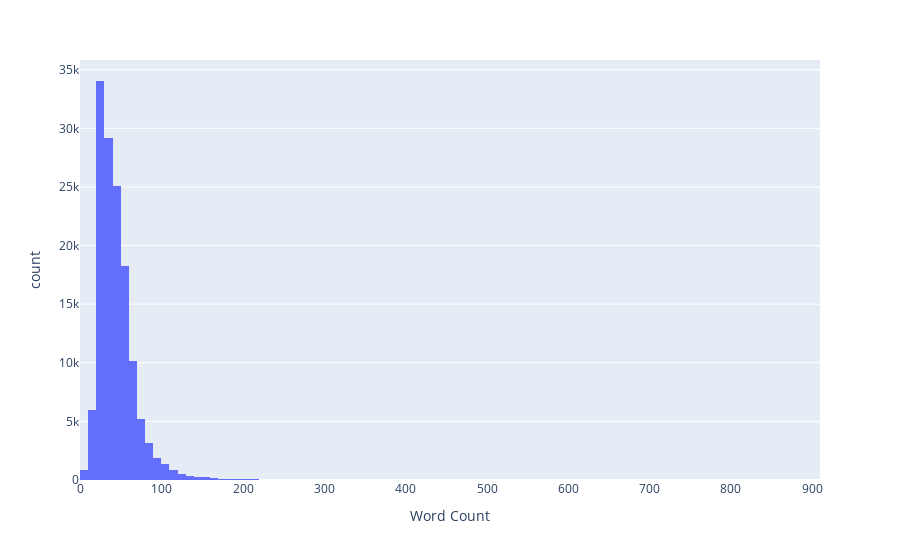

The notebook cell this image was saved under:
### Code cell
px.histogram(df, x='word_count', nbins=100, labels={'count' : 'Entry Count', 'word_count' : 'Word Count'})

### Figure 1 — Plotly figure (JSON) as saved in the notebook; plotly's stock layout.template omitted (floating-point values rounded to 4 significant figures; data arrays with more than 128 entries replaced by an {"elided": "..."} marker saying what was removed)
{"data": [{"alignmentgroup": "True", "bingroup": "x", "hovertemplate": "Word Count=%{x}<br>count=%{y}<extra></extra>", "legendgroup": "", "marker": {"color": "#636efa", "pattern": {"shape": ""}}, "name": "", "nbinsx": 100, "offsetgroup": "", "orientation": "v", "showlegend": false, "type": "histogram", "x": {"elided": "138188 int values"}, "xaxis": "x", "yaxis": "y"}], "layout": {"barmode": "relative", "legend": {"tracegroupgap": 0}, "margin": {"t": 60}, "xaxis": {"anchor": "y", "domain": [0, 1], "title": {"text": "Word Count"}}, "yaxis": {"anchor": "x", "domain": [0, 1], "title": {"text": "count"}}}}
